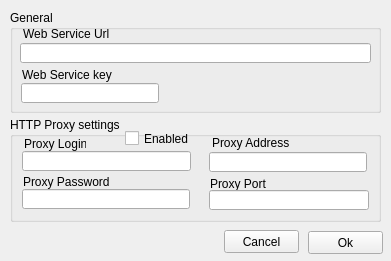
<?xml version="1.0" encoding="UTF-8"?>
<ui version="4.0">
 <class>Settings</class>
 <widget class="QWidget" name="Settings">
  <property name="geometry">
   <rect>
    <x>0</x>
    <y>0</y>
    <width>391</width>
    <height>261</height>
   </rect>
  </property>
  <property name="maximumSize">
   <size>
    <width>391</width>
    <height>16777215</height>
   </size>
  </property>
  <property name="windowTitle">
   <string>Form</string>
  </property>
  <widget class="QGroupBox" name="groupBox">
   <property name="geometry">
    <rect>
     <x>10</x>
     <y>10</y>
     <width>371</width>
     <height>103</height>
    </rect>
   </property>
   <property name="title">
    <string>General</string>
   </property>
   <widget class="QLabel" name="label">
    <property name="geometry">
     <rect>
      <x>13</x>
      <y>16</y>
      <width>105</width>
      <height>16</height>
     </rect>
    </property>
    <property name="text">
     <string>Web Service Url</string>
    </property>
   </widget>
   <widget class="QLineEdit" name="webServiceUrlEdit">
    <property name="geometry">
     <rect>
      <x>10</x>
      <y>33</y>
      <width>351</width>
      <height>20</height>
     </rect>
    </property>
   </widget>
   <widget class="QLabel" name="label_2">
    <property name="geometry">
     <rect>
      <x>12</x>
      <y>57</y>
      <width>148</width>
      <height>16</height>
     </rect>
    </property>
    <property name="text">
     <string>Web Service key</string>
    </property>
   </widget>
   <widget class="QLineEdit" name="webServiceKeyEdit">
    <property name="geometry">
     <rect>
      <x>11</x>
      <y>73</y>
      <width>138</width>
      <height>20</height>
     </rect>
    </property>
   </widget>
  </widget>
  <widget class="QPushButton" name="cancelButton">
   <property name="geometry">
    <rect>
     <x>224</x>
     <y>230</y>
     <width>75</width>
     <height>23</height>
    </rect>
   </property>
   <property name="text">
    <string>Cancel</string>
   </property>
  </widget>
  <widget class="QPushButton" name="OkButton">
   <property name="geometry">
    <rect>
     <x>308</x>
     <y>231</y>
     <width>75</width>
     <height>23</height>
    </rect>
   </property>
   <property name="text">
    <string>Ok</string>
   </property>
  </widget>
  <widget class="QGroupBox" name="groupBox_2">
   <property name="geometry">
    <rect>
     <x>10</x>
     <y>117</y>
     <width>371</width>
     <height>105</height>
    </rect>
   </property>
   <property name="title">
    <string>HTTP Proxy settings</string>
   </property>
   <widget class="QLabel" name="label_3">
    <property name="geometry">
     <rect>
      <x>14</x>
      <y>19</y>
      <width>62</width>
      <height>16</height>
     </rect>
    </property>
    <property name="text">
     <string>Proxy Login</string>
    </property>
   </widget>
   <widget class="QLabel" name="label_4">
    <property name="geometry">
     <rect>
      <x>13</x>
      <y>57</y>
      <width>97</width>
      <height>16</height>
     </rect>
    </property>
    <property name="text">
     <string>Proxy Password</string>
    </property>
   </widget>
   <widget class="QLabel" name="label_5">
    <property name="geometry">
     <rect>
      <x>202</x>
      <y>18</y>
      <width>124</width>
      <height>16</height>
     </rect>
    </property>
    <property name="text">
     <string>Proxy Address</string>
    </property>
   </widget>
   <widget class="QLabel" name="label_6">
    <property name="geometry">
     <rect>
      <x>200</x>
      <y>59</y>
      <width>70</width>
      <height>16</height>
     </rect>
    </property>
    <property name="text">
     <string>Proxy Port</string>
    </property>
   </widget>
   <widget class="QLineEdit" name="LoginNameEdit">
    <property name="geometry">
     <rect>
      <x>12</x>
      <y>34</y>
      <width>169</width>
      <height>20</height>
     </rect>
    </property>
   </widget>
   <widget class="QLineEdit" name="passwordEdit">
    <property name="geometry">
     <rect>
      <x>12</x>
      <y>72</y>
      <width>168</width>
      <height>20</height>
     </rect>
    </property>
   </widget>
   <widget class="QLineEdit" name="proxyAddressEdit">
    <property name="geometry">
     <rect>
      <x>199</x>
      <y>35</y>
      <width>158</width>
      <height>20</height>
     </rect>
    </property>
   </widget>
   <widget class="QLineEdit" name="proxyPortEdit">
    <property name="geometry">
     <rect>
      <x>199</x>
      <y>73</y>
      <width>160</width>
      <height>20</height>
     </rect>
    </property>
   </widget>
   <widget class="QCheckBox" name="enabledCheckBox">
    <property name="geometry">
     <rect>
      <x>115</x>
      <y>13</y>
      <width>70</width>
      <height>17</height>
     </rect>
    </property>
    <property name="text">
     <string>Enabled</string>
    </property>
   </widget>
  </widget>
 </widget>
 <tabstops>
  <tabstop>webServiceUrlEdit</tabstop>
  <tabstop>webServiceKeyEdit</tabstop>
  <tabstop>LoginNameEdit</tabstop>
  <tabstop>passwordEdit</tabstop>
  <tabstop>proxyAddressEdit</tabstop>
  <tabstop>proxyPortEdit</tabstop>
  <tabstop>cancelButton</tabstop>
  <tabstop>OkButton</tabstop>
 </tabstops>
 <resources/>
 <connections/>
</ui>
